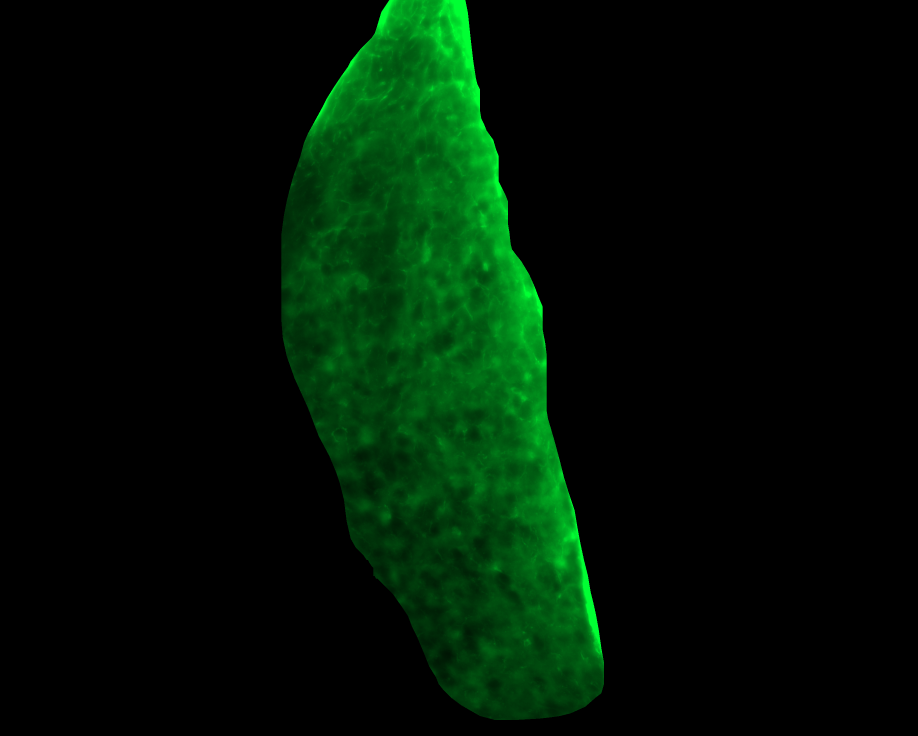
#> input picture FotosNaroe/MAX_MHb_GFAP_CB1flox(mCherry+S100b)_10F_CRE_C1_left.czi - C=1.png, 2752 x 2208 px (shown at 1/3 size); its folder holds only this picture in this run
$ python nastro.py
#> lines starting #> are read from the running program, lines starting #| are printed output that depends on the picture; after the words box and inside, x2 and y2 are one past the last pixel; in counts of white or black regions, pixels touching at a corner belong together
import os
import numpy as np
import cv2
from matplotlib import pyplot as plt

# ============================================================
# FUNCIONES
# ============================================================


# [43 lines left out: functions overlay_image, show_image, not called in this run]


# ============================================================
# PROCESAMIENTO DE UNA SOLA IMAGEN
# ============================================================


def process_image(image_path, output_dir=None, show=False):
#> called with output_dir = 'carpeta_salida', show = False
    print(f"Procesando: {image_path}")

    img = cv2.imread(image_path, cv2.IMREAD_UNCHANGED)
#> img is the input picture: shape (2208, 2752, 3); mean B, G, R 3.9, 19.9, 0
    if img is None:
        print(f"❌ No se pudo leer {image_path}")
        return

    gray = cv2.cvtColor(img, cv2.COLOR_BGR2GRAY)
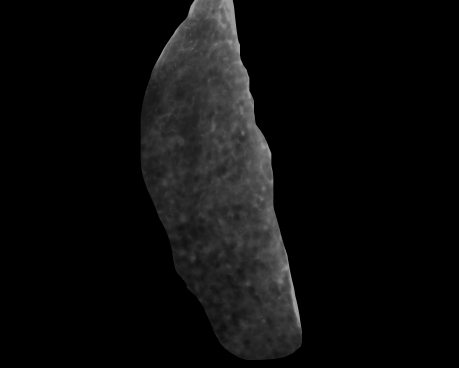
#> gray: shape (2208, 2752) (shown at 1/6 size); min 0, max 155, mean 12.2
    gray = cv2.bitwise_not(gray).astype(np.uint8)
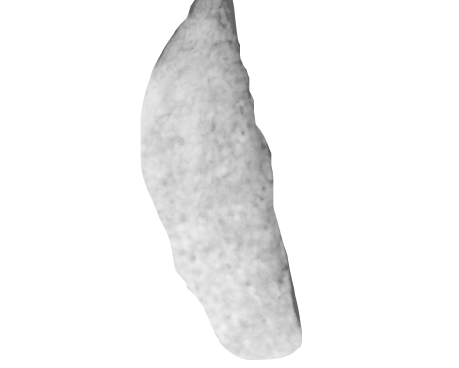
#> gray: shape (2208, 2752) (shown at 1/6 size); min 100, max 255, mean 242.8

    thresh_mean = cv2.adaptiveThreshold(
        gray, 255, cv2.ADAPTIVE_THRESH_MEAN_C, cv2.THRESH_BINARY, 39, 10
    )
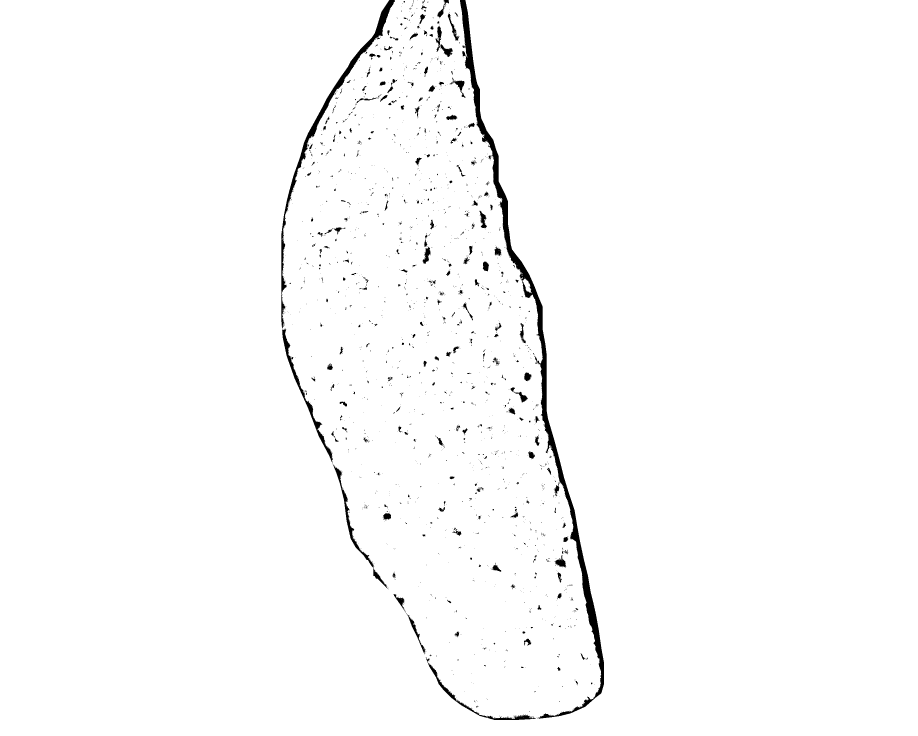
#> thresh_mean: shape (2208, 2752) (shown at 1/3 size); 98.5% white; 2045 black regions (1774 under 20 px), largest, box (x1, y1, x2, y2) and area: (1380, 0, 1812, 2156) 37492, (844, 0, 1185, 985) 11852, (846, 985, 999, 1389) 3986

    blur = cv2.GaussianBlur(thresh_mean, (9, 9), 10)
    _, final_thresh = cv2.threshold(blur, 200, 255, cv2.THRESH_BINARY)
#> final_thresh: shape (2208, 2752); 97.8% white; 301 black regions (36 under 20 px), largest, box (x1, y1, x2, y2) and area: (1377, 0, 1815, 2158) 51084, (841, 0, 1187, 879) 16359, (841, 880, 1000, 1385) 7283
    inverted = cv2.bitwise_not(final_thresh).astype(np.uint8)
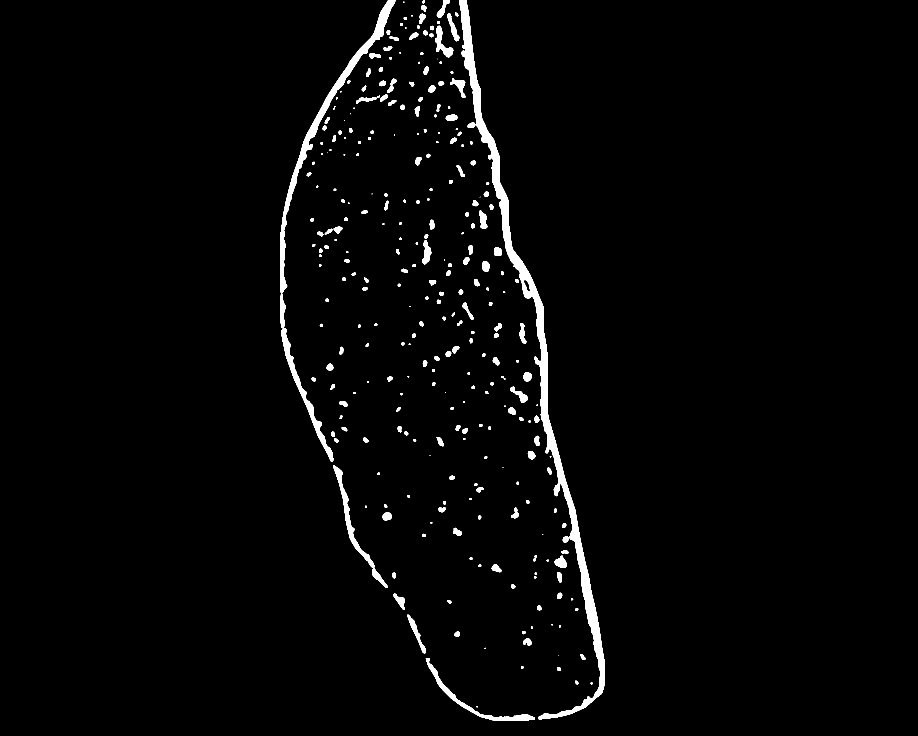
#> inverted: shape (2208, 2752) (shown at 1/3 size); 2.2% white; 301 white regions (36 under 20 px), largest, box (x1, y1, x2, y2) and area: (1377, 0, 1815, 2158) 51084, (841, 0, 1187, 879) 16359, (841, 880, 1000, 1385) 7283

    kernel = np.ones((3, 3), dtype=np.uint8)
    erode = cv2.erode(inverted, kernel, iterations=5)
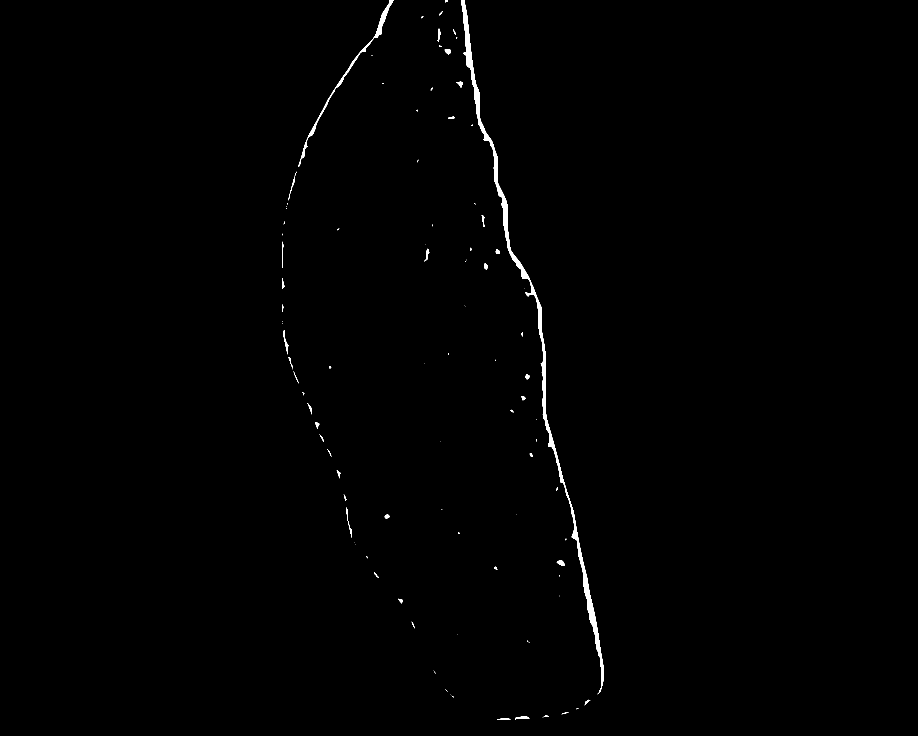
#> erode: shape (2208, 2752) (shown at 1/3 size); 0.49% white; 106 white regions (57 under 20 px)

    # Buscar centros
    contours, _ = cv2.findContours(
        erode.copy(), cv2.RETR_EXTERNAL, cv2.CHAIN_APPROX_NONE
    )
#> contours = 106 contours, 68 with area under 20; largest, box (x1, y1, x2, y2) and area: (1383, 0, 1810, 2083) 19045, (894, 0, 1180, 501) 2964, (1670, 1680, 1694, 1697) 224, (850, 991, 866, 1063) 198, (1545, 2148, 1589, 2158) 190
    eroded_image_bgr = cv2.cvtColor(erode, cv2.COLOR_GRAY2BGR)
#> eroded_image_bgr: shape (2208, 2752, 3); 0.49% white; 106 white regions (57 under 20 px), largest, box (x1, y1, x2, y2) and area: (1383, 0, 1810, 2083) 21195, (894, 0, 1180, 501) 3489, (850, 991, 866, 1063) 270

    centroid_coor = []
    box_width, box_height, thickness = 20, 20, 3

    for c in contours:
        M = cv2.moments(c)
        if M["m00"] != 0:
            cX = int(M["m10"] / M["m00"])
            cY = int(M["m01"] / M["m00"])
            centroid_coor.append([cX, cY])

            top_left = (cX - box_width // 2, cY - box_height // 2)
            bottom_right = (cX + box_width // 2, cY + box_height // 2)

            cv2.rectangle(
                eroded_image_bgr, top_left, bottom_right, (0, 0, 255), thickness
            )
            imgfinal = cv2.circle(eroded_image_bgr, (cX, cY), 3, (0, 255, 0), -1)
#> this loop made 106 passes
#> (cX, cY, top_left, bottom_right) on passes 1, 3, 4, 5, 6, 7, 8, 14: (1514, 2156, (1504, 2146), (1524, 2166)), (1566, 2152, (1556, 2142), (1576, 2162)), (1637, 2147, (1627, 2137), (1647, 2157)), (1693, 2139, (1683, 2129), (1703, 2149)), (1733, 2124, (1723, 2114), (1743, 2134)), (1760, 2105, (1750, 2095), (1770, 2115)), (1358, 2089, (1348, 2079), (1368, 2099)), (1582, 1922, (1572, 1912), (1592, 1932))
#> after the loop, centroid_coor = 70 pairs, first value 847 to 1760, second value 2 to 2156

    num_centroids = len(centroid_coor)
#> num_centroids = 70
    cv2.putText(
        eroded_image_bgr,
        f"Centros: {num_centroids}",
        (10, 30),
        cv2.FONT_HERSHEY_SIMPLEX,
        1,
        (255, 0, 0),
        2,
    )

    if show:
        show_image(
            eroded_image_bgr,
            title=f"{os.path.basename(image_path)} (centros detectados)",
        )

    if output_dir:
        os.makedirs(output_dir, exist_ok=True)
        out_path = os.path.join(output_dir, os.path.basename(image_path))

        # ⬇️ Guardamos la imagen con los círculos y cuadros, NO el overlay
        cv2.imwrite(out_path, imgfinal)
        print(f"✅ Guardada en {out_path}")


# ============================================================
# PROCESAR TODAS LAS IMÁGENES DE UNA CARPETA
# ============================================================

input_folder = "FotosNaroe"  # Cambia esto
output_folder = "carpeta_salida"  # Carpeta donde se guardan los resultados

for file in os.listdir(input_folder):
    if file.lower().endswith((".png", ".jpg", ".jpeg", ".bmp", ".tiff")):
        image_path = os.path.join(input_folder, file)
        process_image(image_path, output_dir=output_folder, show=False)

$ run again, on FotosNaroe/MAX_MHb_GFAP_CB1flox(mCherry+S100b)_11F_CRE_C1_left.czi - C=1.png
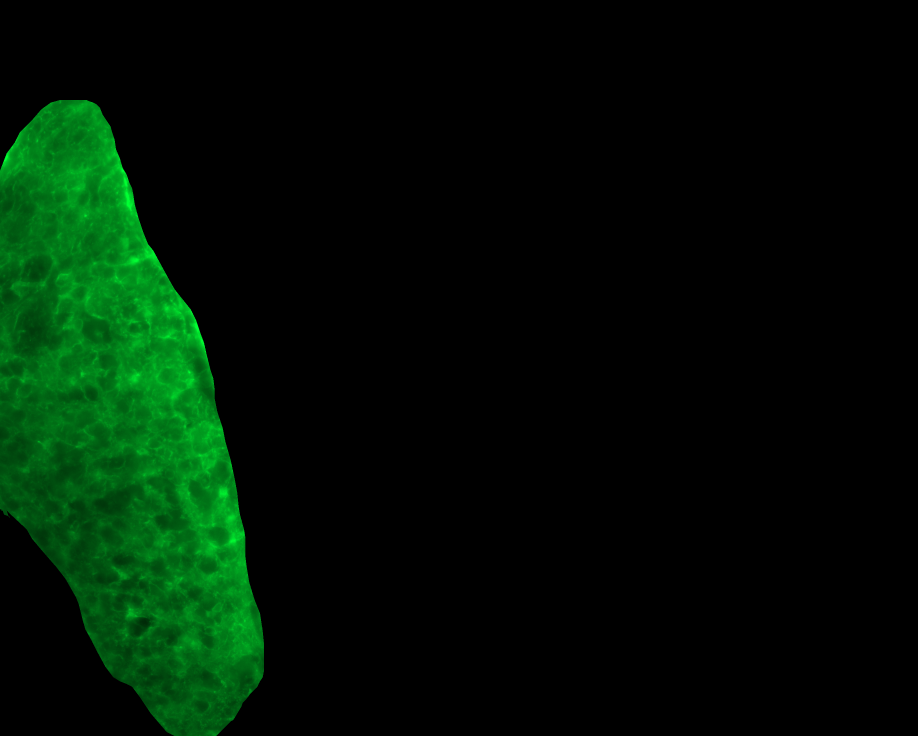
#> input picture FotosNaroe/MAX_MHb_GFAP_CB1flox(mCherry+S100b)_11F_CRE_C1_left.czi - C=1.png, 2752 x 2208 px (shown at 1/3 size)
#> in process_image, img is the input picture: shape (2208, 2752, 3); mean B, G, R 3.6, 18.5, 0
#> in process_image, `thresh_mean = cv2.adaptiveThreshold( gray, 255, cv2.ADAPTIVE_THRESH_ME..`:
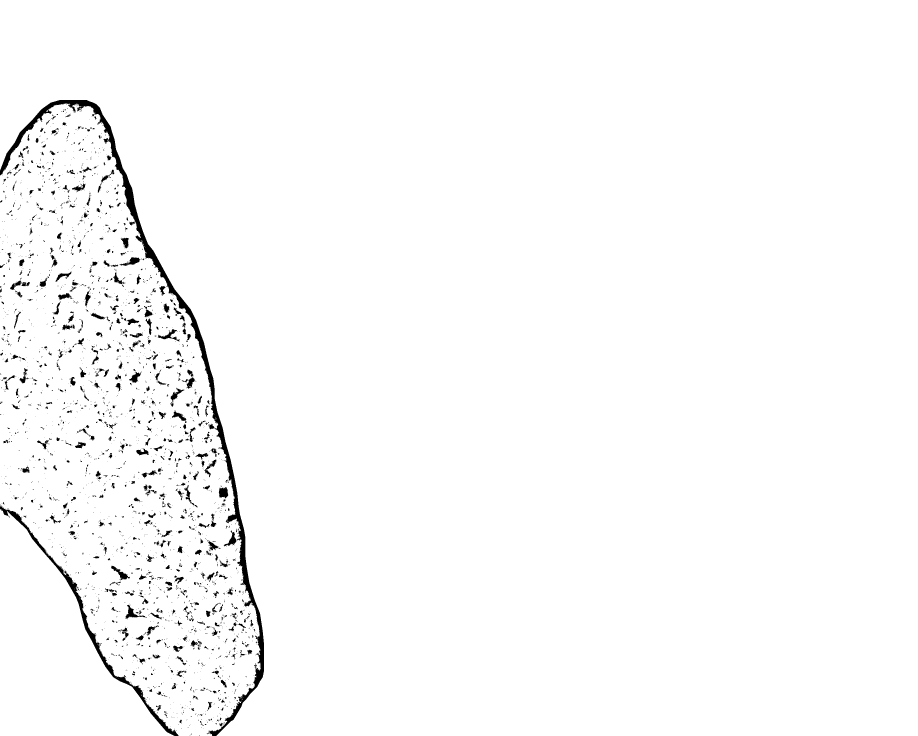
#> thresh_mean: shape (2208, 2752) (shown at 1/3 size); 98.2% white; 3194 black regions (2631 under 20 px), largest, box (x1, y1, x2, y2) and area: (0, 300, 792, 2208) 37440, (0, 1517, 536, 2208) 9994, (377, 1814, 441, 1857) 732
#> final_thresh: shape (2208, 2752); 97.3% white; 537 black regions (45 under 20 px), largest, box (x1, y1, x2, y2) and area: (0, 297, 795, 2208) 53545, (0, 1515, 537, 2208) 14465, (375, 1813, 437, 1858) 1344
#> erode: shape (2208, 2752); 0.41% white; 157 white regions (96 under 20 px)
#> contours = 157 contours, 107 with area under 20; largest, box (x1, y1, x2, y2) and area: (0, 302, 529, 883) 7217, (531, 885, 766, 1816) 6256, (765, 1825, 790, 2059) 1592, (176, 1702, 305, 1969) 1076, (680, 2087, 740, 2169) 431
#> the loop in process_image, `for c in contours:` made 157 passes
#> (c, cX, cY, top_left, bottom_right) on passes 5, 27: ([[476, 2121], [476, 2122], [477, 2121]], 476, 2121, (466, 2111), (486, 2131)), ([[703, 1844], [702, 1845], [703, 1846], [703, 1845]], 702, 1845, (692, 1835), (712, 1855))
#> after the loop in process_image, `for c in contours:`:
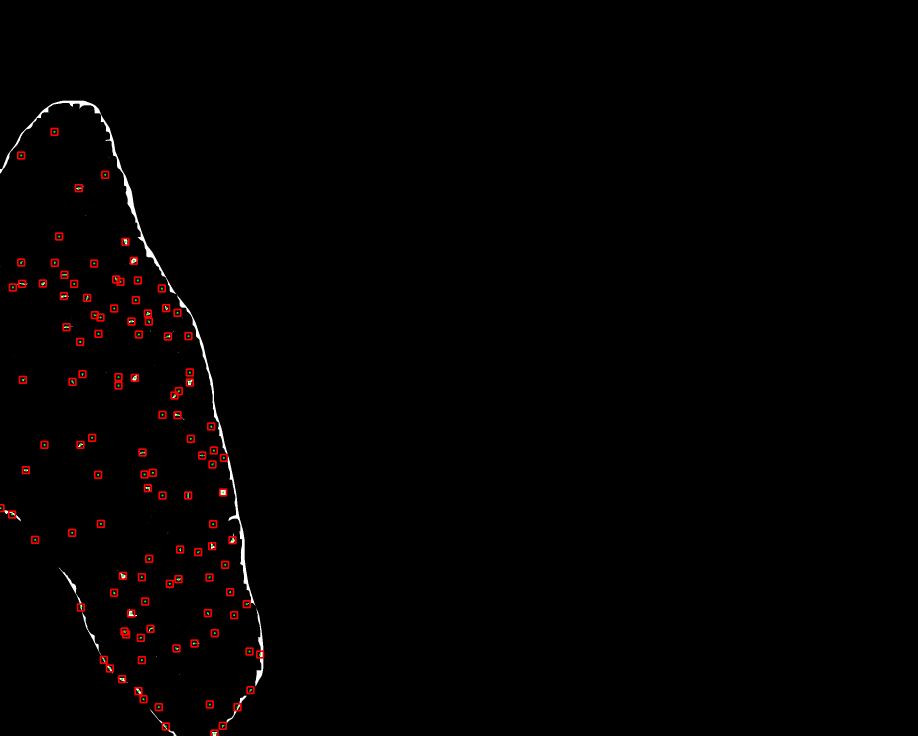
#> eroded_image_bgr: shape (2208, 2752, 3) (shown at 1/3 size); mean B, G, R 0.9, 1.1, 2.7
#> after the loop in process_image, `for c in contours:`: centroid_coor = 113 pairs, first value 1 to 780, second value 395 to 2200
#> num_centroids = 113
